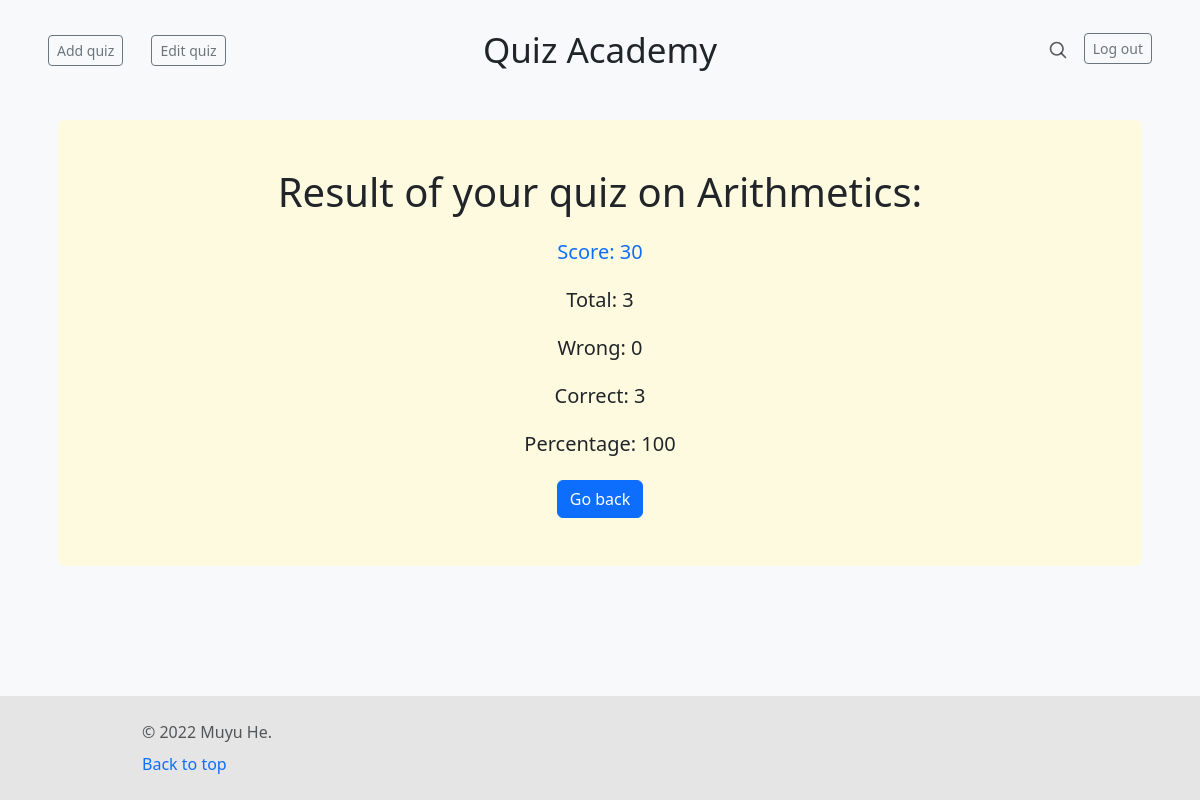
The app's page /result/ (signed in), older data.
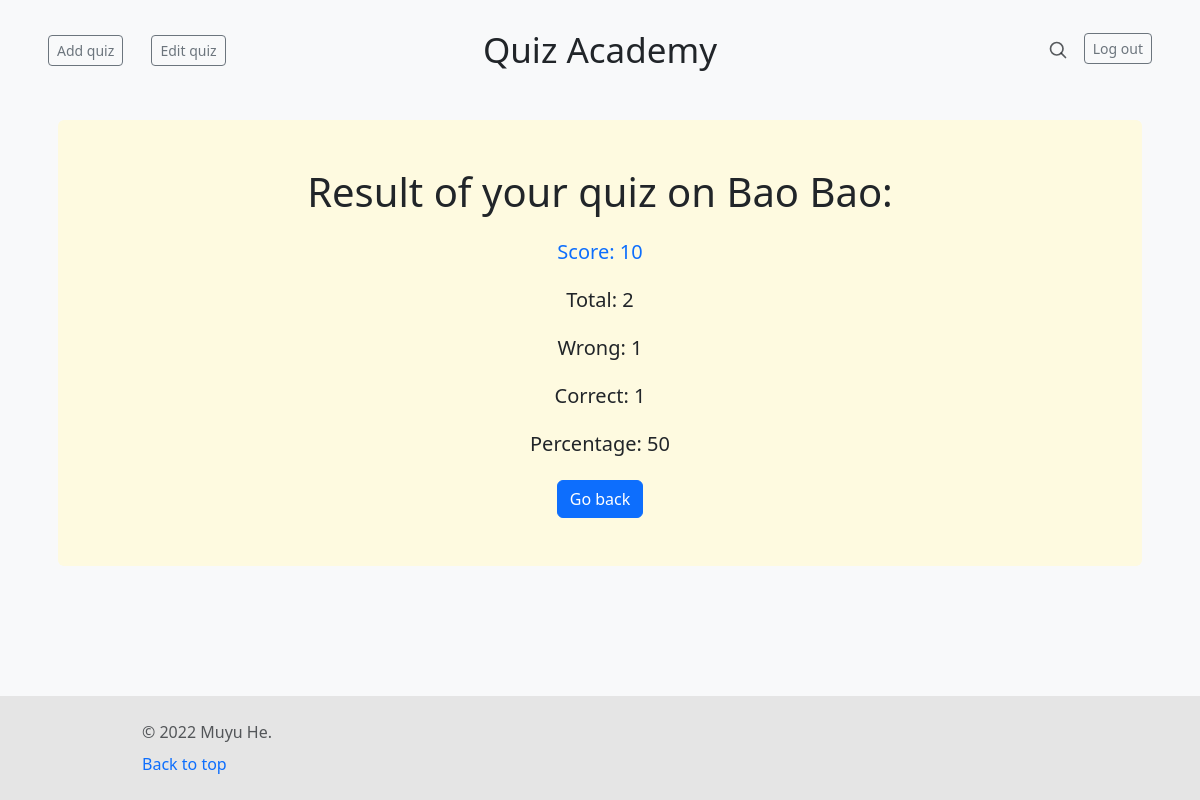
The same page, newer data.
### quizzes/models.py (models this page shows, shortened)
class Score(models.Model):
    created_time = models.DateTimeField(auto_now_add=True)
    user = models.ForeignKey(User, default=1, on_delete=models.CASCADE)
    score = models.IntegerField(default=0)
    wrong = models.IntegerField(default=0)
    correct = models.IntegerField(default=0)
    total = models.IntegerField(default=0)
    percentage = models.IntegerField(default=0)
    quiz = models.ForeignKey(Quiz, default=1, on_delete=models.CASCADE)

class Quiz(models.Model):
    name = models.CharField(max_length=100)
    head = models.ForeignKey(Question, null=True, blank=True, on_delete=models.SET_NULL)
    def __str__(self):
        return self.name

### quizzes/views.py (the view)
# urls.py: re_path('^result/$', views.result, name='result'),
@login_required
def result(request):
    scores = Score.objects.filter(user=request.user).order_by('-created_time')
    score = scores[0]
    context = {'score': score}
    return render(request, 'quizzes/result.html', context)

### quizzes/templates/quizzes/result.html
{% extends 'quizzes/base.html' %}
{% block header %}
    <div class="jumbotron p-3 p-md-5 mx-3 rounded" style="background-color: #fefae0">
        <div class="col-md-12 px-0 text-center">
            <h1 class="text-dark px-4">Result of your quiz on {{score.quiz}}:</h1>
            <h5 class="text-primary my-4">Score: {{score.score}}</h5>
            <h5 class="text-dark my-4">Total: {{score.total}}</h5>
            <h5 class="text-dark my-4">Wrong: {{score.wrong}}</h5>
            <h5 class="text-dark my-4">Correct: {{score.correct}}</h5>
            <h5 class="text-dark my-4">Percentage: {{score.percentage}}</h5>
            <a href="{% url 'quizzes:index' %}" class="btn btn-primary">Go back</a>
        </div>
    </div>
{% endblock header %}

Row changes from the older to the newer data that the page shows:
removed Score: quiz "Arithmetics", score "30", total "3", wrong "0", correct "3", percentage "100"
added Score: quiz "Bao Bao", score "10", total "2", wrong "1", correct "1", percentage "50"
